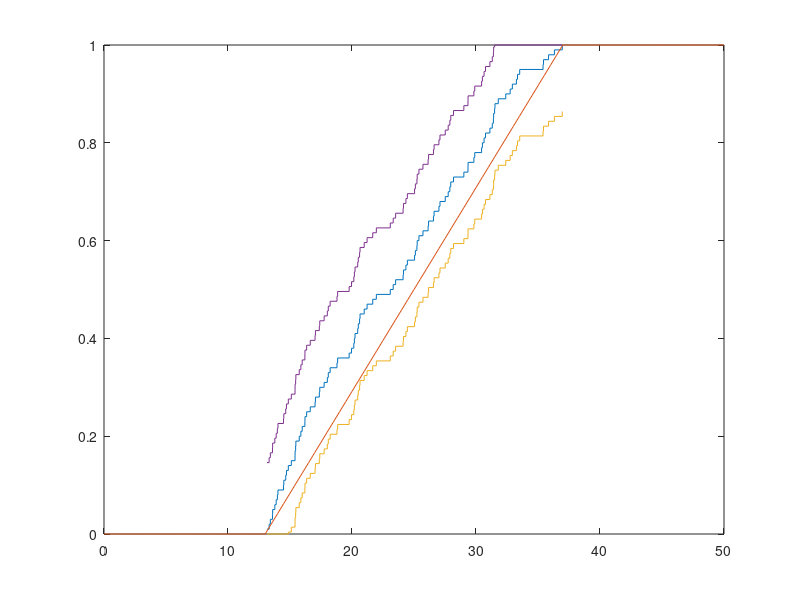

Write MATLAB code to recreate this figure.
pkg load statistics;

function draw_plot(n, a, b, u)
  x = sort(unifrnd(a, b, n, 1));
  F_n = 1 / n : 1 / n : 1; 
  [L, R] = stairs(x, F_n);

  t = 0 : 0.5 : 50;
  F_real = unifcdf(t, a, b);
  delta = u / sqrt(n);
  plot(L, R, t, F_real, L, max(0, R - delta), L, min(1, R + delta))
endfunction

function ans = kolmogorov_test(n, m, a, b, u)
  x = sort(unifrnd(a, b, n, m));
  res = 0.0;
  
  for i = 1:n
    F_x_i = unifcdf(x(i, :), a, b);
    res = max(res, abs(F_x_i - i / n));
    res = max(res, abs(F_x_i - (i - 1) / n));
  endfor
  
  ans = mean((sqrt(n) * res) > u);
endfunction

n = 100;
a = 13;
b = 37;
u = 1.36;
draw_plot(n, a, b, u);
m1 = 10^4;
m2 = 10^6;
printf("n = %d: alpha = %g\n\n", m1, kolmogorov_test(n, m1, a, b, u));
printf("n = %d: alpha = %g\n\n", m2, kolmogorov_test(n, m2, a, b, u));